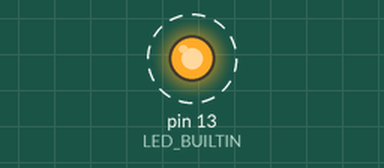
This sketch was run on a simulated Arduino Uno, built with avr-gcc and run on an emulated ATmega328P. Parts: output pins drawn as LEDs (lit = HIGH). Dashed ring = blinking. What the sketch prints to the serial monitor is not drawn.

Above: at 0.5 s.
Timing chart, 0 to 5.0 s (numbered marks = the images above):
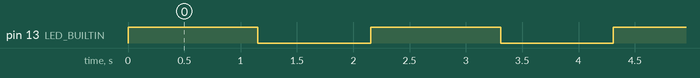

Measured:
- by itself, pin 13 (LED_BUILTIN): alternates HIGH for 1.2 s and LOW for 1.0 s

The sketch:

1_le_souci.ino
```cpp
/*

   ___|  _)  | _)       _)                         ___|
 \___ \   |  |  |   __|  |  |   |  __ `__ \       |       _ \    __|  __ \
       |  |  |  |  (     |  |   |  |   |   |      |      (   |  |     |   |
 _____/  _| _| _| \___| _| \__,_| _|  _|  _|     \____| \___/  _|     .__/
                                                                     _|
*/

unsigned long temp_ecoule = 0;
char message[60];

void setup() {
    //Communication série
    Serial.begin(9600);

    //LED intégrée mode OUTPUT
    pinMode(LED_BUILTIN, OUTPUT);
}

void loop() {

    //Allumage de la LED
    digitalWrite(LED_BUILTIN, HIGH);

    //Pause d'1 seconde
    delay(1000);

    //Collecte le temps ecoulé depuis le lancement du programme
    temp_ecoule = micros();

    //Envoie les nombres de 0 à 99 sur le port série pour simuler une grosse charge de travail
    for(int i = 0; i < 100; i++){
        Serial.print(i);
    }

    //Calcul et envoie le temps ecoulé pour la charge sur le port serie
    sprintf(message, "Temps ecoule : %lu", micros() - temp_ecoule);
    Serial.println(message);

    //Extinction de la LED
    digitalWrite(LED_BUILTIN, LOW);

    //Pause d'1 seconde
    delay(1000);
}
```
